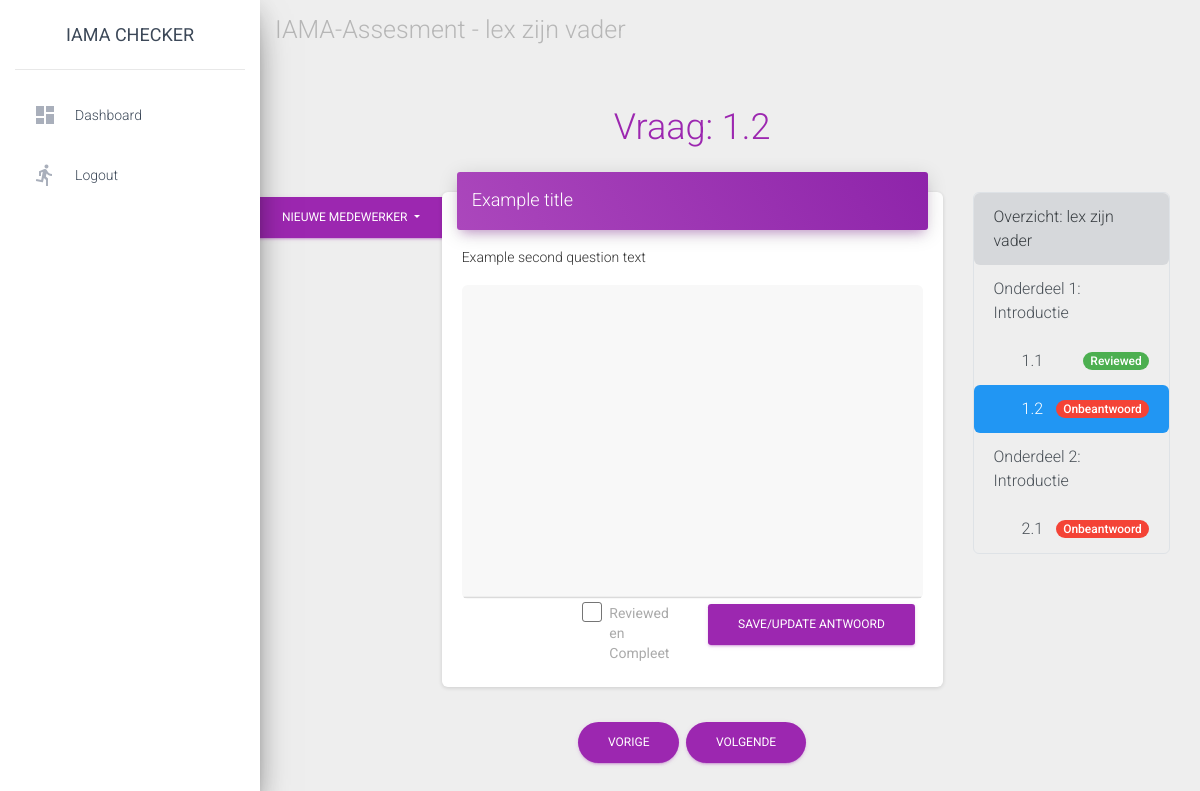
Screenshot of /assesments/7/question/3 (signed in) with the database file from the repository.
### base/models.py (models this page shows)
class Assesment(models.Model):
    name = models.CharField(max_length=40)# Name of the assesment
    organisation = models.CharField(max_length=50)# Name of the organisation performing the assesment
    complete_status = models.BooleanField(default=False)# Complete when all questions have been answered
    date_last_saved = models.DateField(auto_now=True)# Automatically saves new value when this object is saved
    user = models.ForeignKey(User, on_delete=models.CASCADE, default=user_pk_sentinel)

class Question(models.Model):
    question_title = models.CharField(max_length=140, default="Question title")
    question_text = models.TextField()# Content to display
    question_phase = models.IntegerField() # Phase number of the question
    question_number = models.IntegerField() # Question number in the phase

class Answer(models.Model):
    class Status(models.TextChoices):
        RV = "RV", "reviewed"
        AW = "AW", "answered"
        UA = "UA", "unanswered"
    status = models.CharField(max_length=3, choices=Status.choices, default=Status.UA)# Whether it's correctly filled in or not
    answer_content = models.TextField(default="") # Content of the answer
    assesment_id = models.ForeignKey(Assesment, on_delete=models.CASCADE, default=0)# Related assesment
    question_id = models.ForeignKey(Question, on_delete=models.CASCADE, default=0) # Related question
    user = models.ForeignKey(User, on_delete=models.CASCADE, default=user_pk_sentinel)# User that answers

### base/views.py (the view)
# urls.py: path("assesments/<int:assesment_id>/question/<int:question_id>", views.question_detail, name="question_detail"),
@login_required
def question_detail(request, assesment_id, question_id):
    try:
        assesment = Assesment.objects.get(pk=assesment_id)
        question = Question.objects.get(pk=question_id)
    except (KeyError, Assesment.DoesNotExist):
        return HttpResponse("Page doesn't exist, 404 page comes later")
    buttons = {
        "next": question.id + 1,
        "prev": question.id - 1
    }
    index_context_objects = {
        "question_list": request.session.get("questions", create_question_list()),
        "status_list": get_complete_status(request, assesment),
    }
    if question.question_number == 0:
        context = {
            "assesment": assesment,
            "question": question,
            "index_context_objects": index_context_objects,
            "buttons": buttons,
            "reference_list": Reference.objects.filter(questions__question_phase=question.phase),
        }
        return render(request, "base/phase_intro.html", context)
    else:
        try:
            answer = Answer.objects.get(question_id=question.pk, user__pk=request.user.pk, assesment_id=assesment.id)
        except (KeyError, Answer.DoesNotExist):
            answer = Answer(assesment_id=assesment, question_id=question, user=request.user, status=Answer.Status.UA)
            answer.save()
        context = {
            "assesment": assesment,
            "question": question,
            "answer": answer,
            "index_context_objects": index_context_objects,
            "buttons": buttons,
            "collab_list": Collaborator.objects.filter(answers=answer),
            "reference_list": Reference.objects.filter(questions=question),
            "collab_options": get_collab_options(assesment, answer)
        }
        return render(request, "base/q_detail.html", context)

### base/templatetags/base_extra.py (called while the page is built)
@register.filter()
def key(dict, key):
    return dict[str(key)]

@register.filter()
def is_reviewed(status):
    return status == Answer.Status.RV

### base/views.py (called while the page is built)
def get_collab_options(assesment, curr_answer):
    return_collab = []
    answers = Answer.objects.filter(assesment_id=assesment.pk)
    for answer in answers:
        options = answer.collaborator_set.all()
        exclude = curr_answer.collaborator_set.all()
        to_append = [option for option in options if option not in exclude]
        return_collab.extend(to_append)
    return return_collab

def create_question_list():
    color = [
        "#007bc760",
        "#42145f60",
        "#a9006160",
        "#ffb61260"
    ]
    current_phase = 1# Counter
    questions = []# List to append
    while (question_list := Question.objects.filter(question_phase=current_phase).order_by("question_number")):
        questions.append({"phase_num": current_phase, "question_list": question_list, "list_item_color": color[current_phase - 1]})
        current_phase += 1
    return questions

### base/templates/base/q_detail.html (shortened to what this page needs)
{% extends "base/base.html" %}
{% load base_extra %}
{% block navigation %}<a href="{% url 'base:detail' assesment.id %}" style="color:grey">IAMA-Assesment - {{ assesment.name }}</a>{% endblock %}
{% block content %}
<div class="row">
    <div class="col-md-2"></div>
    <div class="col-md-7 text-center">
        <h2 class="text-primary">Vraag: {{ question.question_phase }}.{{ question.question_number }} </h2>
    </div>
    <div class="col"></div>
</div>
<div class="row">
    <div class="col-md-2" style="padding: 0; margin-top: 30px">
        {% include 'base/collaborators.html' with collab_list=collab_list assesment_id=assesment.id question_id=question.id answer_id=answer.id collab_options=collab_options %}
    </div>
    <div class="col">
        <div class="card">
            <div class="card-header card-header-primary">
                <h4 class="card-title"> {{ question.question_title }} </h4>
            </div>
            <div class="card-body">
                <form action="{% url 'base:save_answer' assesment.id question.id %}" method="post">
                    <p> {{ question.question_text }} </p>
                    <textarea class="form-control rounded" name="answer_content" rows="15" style="background-color: #F8F8F8"> {{ answer.answer_content }} </textarea>
                    <div class="row">
                        <div class="col-md-3"></div>
                        <div class="col-md-3 d-flex justify-content-center align-items-center">
                            <div class="form-check">
                                <label class="form-check-label"> Reviewed en Compleet
                                <span class="form-check-sign">
                                    <span class="check"></span>
                                </span>
                                </label>
                            </div>
                        </div>
                        <div class="col-md-3"><button type="submit" name="save_answer" class="btn btn-primary">Save/Update Antwoord</button></div>
                        <div class="col-md-3"></div>
                    </div>
                </form>
            </div>
        </div>
    </div>
    <div class="col-md-3" style="padding-top: 30px">
        {% include 'base/q_index.html' with assesment=assesment question_list=index_context_objects.question_list current_question=question.id status_list=index_context_objects.status_list %}
    </div>
</div>
<div class="row">
    <div class="col-md-2"></div>
    <div class="col text-center">
        {% if question.id != 1 %}
            <a href="{% url 'base:question_detail' assesment.id buttons.prev %}" class="btn btn-primary btn-round">Vorige</a>
        {% endif %}
        <a href="{% url 'base:question_detail' assesment.id buttons.next %}" class="btn btn-primary btn-round">Volgende</a>
    </div>
    <div class="col-md-3"></div>
</div>
{% endblock %}

### base/templates/base/q_index.html
{% load base_extra %}
<div class="list-group rounded border" style="border-color:grey">
    <a href="{% url 'base:detail' assesment.id %}" class="list-group-item list-group-item-action list-group-item-secondary rounded">
        Overzicht: {{ assesment.name }}
    </a>
    {% for phase in question_list %}
        {% for question in phase.question_list %}
            {% if question.question_number == 0 %}
                {% if current_question == question.id %}
                    <a href="{% url 'base:question_detail' assesment.id question.id %}" class="list-group-item list-group-item-action active rounded">
                        Onderdeel {{ phase.phase_num }}: Introductie
                    </a>
                {% else %}
                    <a href="{% url 'base:question_detail' assesment.id question.id %}" class="list-group-item list-group-item-action rounded">
                        Onderdeel {{ phase.phase_num }}: Introductie
                    </a>
                {% endif %}
            {% else %}
                {% if current_question == question.id %}
                    <a href="{% url 'base:question_detail' assesment.id question.id %}" class="list-group-item list-group-item-action d-flex justify-content-between align-items-center active rounded"
                    style="padding-left: 3em">
                        {{ question.question_phase }}.{{ question.question_number }} {{ status_list|key:question.id|safe }}
                    </a>
                {% else %}
                    <a href="{% url 'base:question_detail' assesment.id question.id %}" class="list-group-item list-group-item-action d-flex justify-content-between align-items-center rounded"
                    style="padding-left: 3em">
                        {{ question.question_phase }}.{{ question.question_number }} {{ status_list|key:question.id|safe }}
                    </a>
                {% endif %}
            {% endif %}
        {% endfor %}
    {% endfor %}
</div>

### rows the page displays
Assesment: name "lex zijn vader"
Question: question_phase "1", question_number "2", question_title "Example title", question_text "Example second question text", id "Onbeantwoord"
Question: phase_num "1"
Question: question_phase "1", question_number "1", id "Reviewed"
Question: phase_num "2"
Question: question_phase "2", question_number "1", id "Onbeantwoord"
